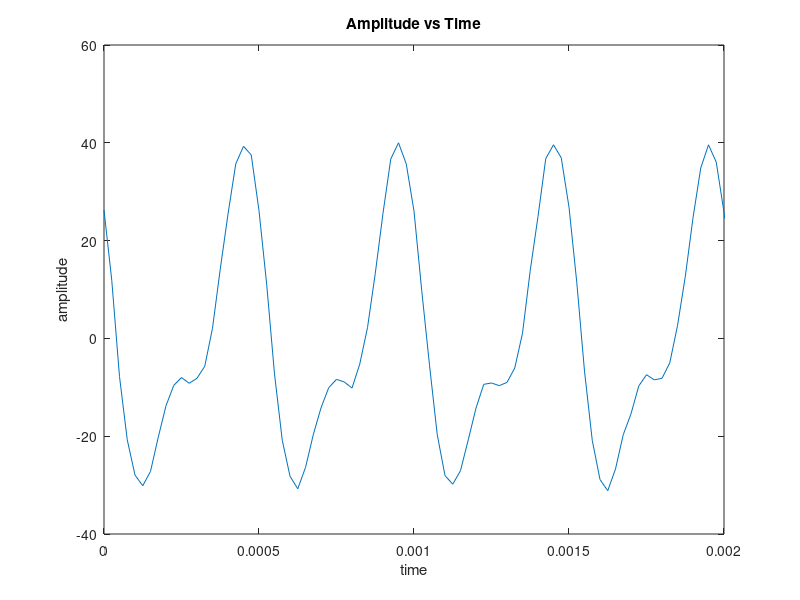

Reproduce this figure in MATLAB.
clc
clear all 
close all

% Group 8
Z = 8;
f = Z * 250;
fs = 20 * f;

t = 0: 1/fs: 1; 

x1 = (Z+20) * sin(2*pi * (Z*250*t + pi/Z));
x_h = (Z+20)/2 * sin(2*pi * (2*Z*250*t + pi/Z));

s = (Z+5)/20;
noise = s*randn(size(t));

x = x1 + x_h + noise;


plot(t, x)
title('Amplitude vs Time')
xlabel('time')
ylabel('amplitude')
xlim([0 0.002])